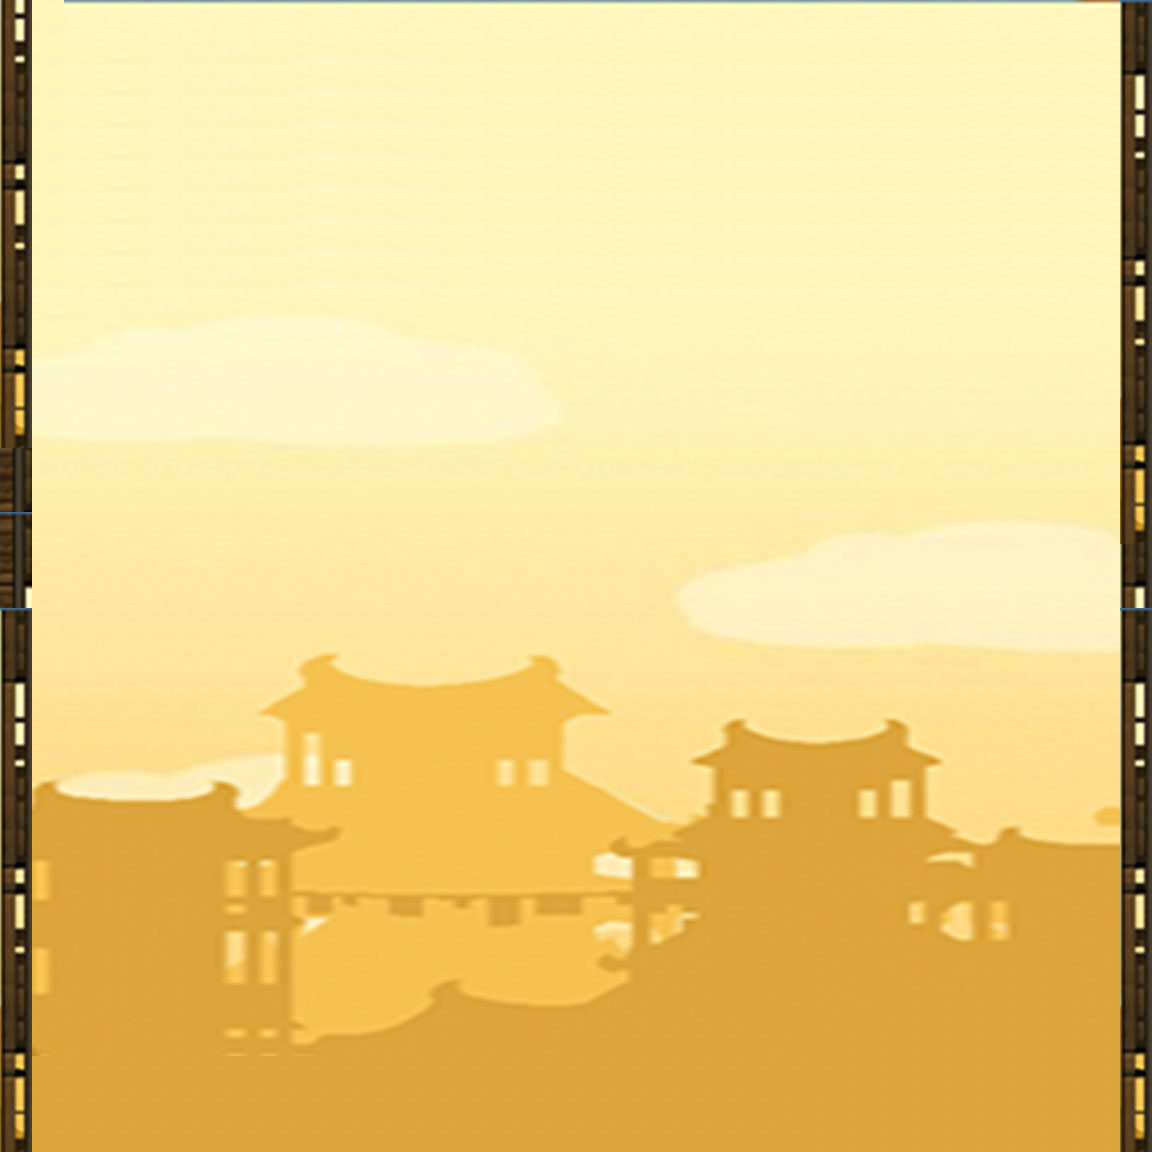

This game map was drawn from its Tiled (.tmx) file and the tilesets committed beside it. A one-line description and the trimmed map source follow:
An orthogonal 36x36 tile map with 32x32 px tiles, 1 tile layer (背景), 6 tilesets and 14 objects.

<map version="1.0" tiledversion="1.1.5" orientation="orthogonal" renderorder="right-down" width="36" height="36" tilewidth="32" tileheight="32" infinite="0" nextobjectid="50">
 <tileset firstgid="1" name="newBg" tilewidth="32" tileheight="32" tilecount="925" columns="37">
  <image source="images/newBg.jpg" width="1200" height="800" />
 </tileset>
 <tileset firstgid="926" name="left_wall" tilewidth="32" tileheight="32" tilecount="17" columns="1">
  <image source="images/left_wall.jpg" width="50" height="557" />
 </tileset>
 <tileset firstgid="943" name="right_wall" tilewidth="32" tileheight="32" tilecount="17" columns="1">
  <image source="images/right_wall.jpg" width="50" height="557" />
 </tileset>
 <tileset firstgid="960" name="right_roof3" tilewidth="32" tileheight="32" tilecount="9" columns="3">
  <image source="images/right_roof3.png" width="100" height="125" />
 </tileset>
 <tileset firstgid="969" name="left_roof3" tilewidth="32" tileheight="32" tilecount="9" columns="3">
  <image source="images/left_roof3.png" width="100" height="125" />
 </tileset>
 <tileset firstgid="978" name="left_roof" tilewidth="32" tileheight="32" tilecount="2990" columns="65">
  <image source="images/left_roof.jpg" width="2100" height="1500" />
 </tileset>
 <layer name="背景" width="36" height="36">
  <data>[1296 cells, 1296 non-empty, 848 distinct tile ids]</data>
 </layer>
 <objectgroup name="屋檐">
  <object id="1" x="40" y="332" width="206" height="112" visible="0" />
  <object id="31" gid="972" x="30.6667" y="352.667" width="32" height="32" />
  <object id="32" gid="973" x="63.3333" y="352" width="32" height="32" />
  <object id="33" gid="975" x="31.3333" y="384.667" width="32" height="32" />
  <object id="34" gid="976" x="62.6667" y="383.333" width="32" height="32" />
  <object id="35" gid="977" x="94.6667" y="383.333" width="32" height="32" />
  <object id="39" gid="972" x="26.5" y="352" width="32" height="32" />
  <object id="41" gid="975" x="27" y="383.5" width="32" height="32" />
  <object id="44" gid="965" x="1088" y="928.667" width="32" height="32" />
  <object id="45" gid="963" x="1055.33" y="928.667" width="32" height="32" />
  <object id="46" gid="964" x="1056" y="928.667" width="32" height="32" />
  <object id="47" gid="968" x="1087.33" y="960" width="32" height="32" />
  <object id="48" gid="967" x="1058" y="960" width="32" height="32" />
  <object id="49" gid="966" x="1024.67" y="960.667" width="32" height="32" />
 </objectgroup>
</map>
